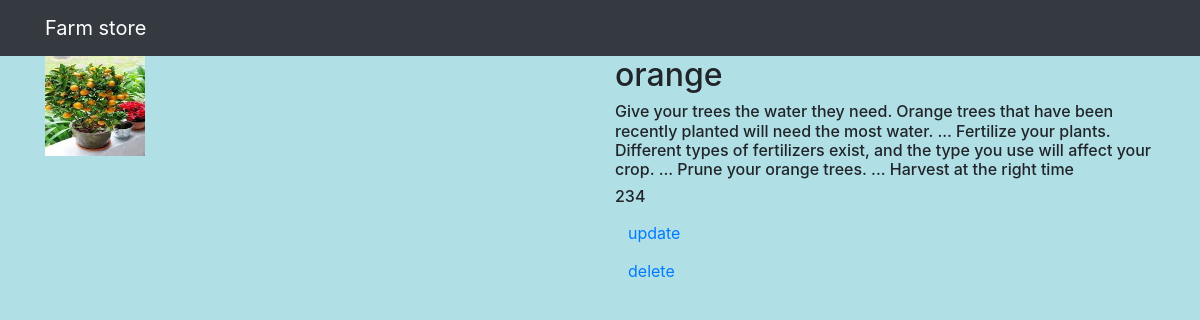
Page /farm/5/ on the committed database.
### farmapp/models.py (models this page shows, shortened)
class Farm(models.Model):
    name=models.CharField(max_length=250)
    desc=models.TextField()
    price=models.IntegerField()
    img=models.ImageField(upload_to='gallary')

### farmapp/views.py (the view)
# urls.py: path('farm/<int:farm_id>/',views.detail,name='detail'),
def detail(request,farm_id):
    farm=Farm.objects.get(id=farm_id)
    return render(request,"detail.html",{'farm':farm})

### templates/detail.html
{% extends 'base.html' %}
{% block body %}
<div class="container">
    <div class="row">
        <div class="col-md-6">
         <img src="{{farm.img.url}}" width="100" height="100">
        </div>
        <div class="col-md-6">
         <h2>{{farm.name}}</h2>
         <h6> {{farm.desc}}</h6>
         <h6>{{farm.price}}  </h6>
            <a class="btn btn_warning" href="{% url 'farmapp:update' farm.id %}">update</a><br>
            <a class="btn btn_danger" href="{% url 'farmapp:delete' farm.id %}">delete</a><br>
        </div>
    </div>
</div>
{% endblock %}

### static/style.css (style rules this page uses)
body { background-color: powderblue; }

### rows in the picture
Farm: img (picture), name "orange", desc "Give your trees the water they need. Orange trees that have been recently planted will need the most water. ... Fertilize your plants. Different types of fertilizers exist, and the type you use will affect your crop. ... Prune your orange trees. ... Harvest at the right time", price "234"
